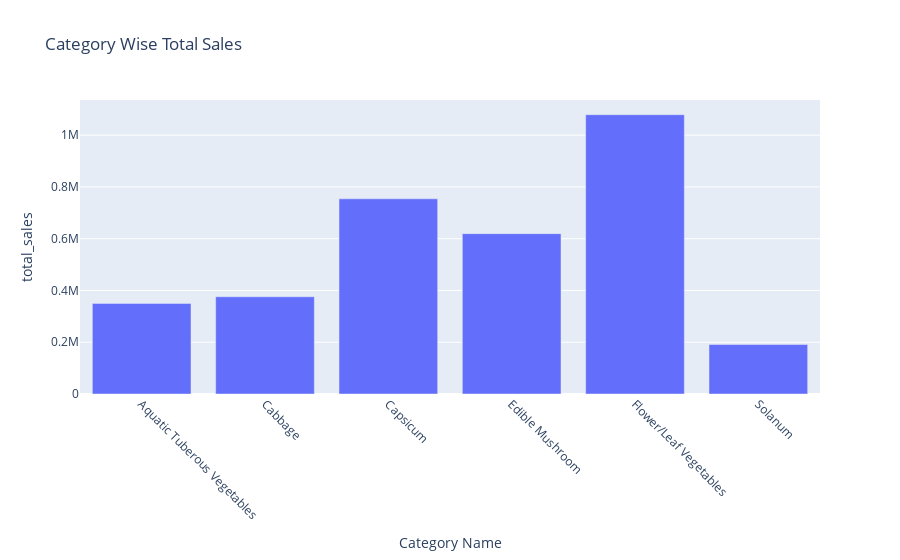

Notebook cell for this chart:
### Code cell
fig = px.bar(category_name_wise_sales, x='Category Name', y='total_sales', title='Category Wise Total Sales')
fig.update_layout(xaxis=dict(tickangle=45))
plt.savefig('category name.png')
fig.show()

### Figure 1 — Plotly figure (JSON) as saved in the notebook; plotly's stock layout.template omitted (floating-point values rounded to 4 significant figures)
{"data": [{"hovertemplate": "Category Name=%{x}<br>total_sales=%{y}<extra></extra>", "legendgroup": "", "marker": {"color": "#636efa", "pattern": {"shape": ""}}, "name": "", "orientation": "v", "showlegend": false, "textposition": "auto", "type": "bar", "x": ["Aquatic Tuberous Vegetables", "Cabbage", "Capsicum", "Edible Mushroom", "Flower/Leaf Vegetables", "Solanum"], "xaxis": "x", "y": [350089, 375751, 754133, 619597, 1079069, 191124], "yaxis": "y"}], "layout": {"barmode": "relative", "legend": {"tracegroupgap": 0}, "title": {"text": "Category Wise Total Sales"}, "xaxis": {"anchor": "y", "domain": [0, 1], "tickangle": 45, "title": {"text": "Category Name"}}, "yaxis": {"anchor": "x", "domain": [0, 1], "title": {"text": "total_sales"}}}}
